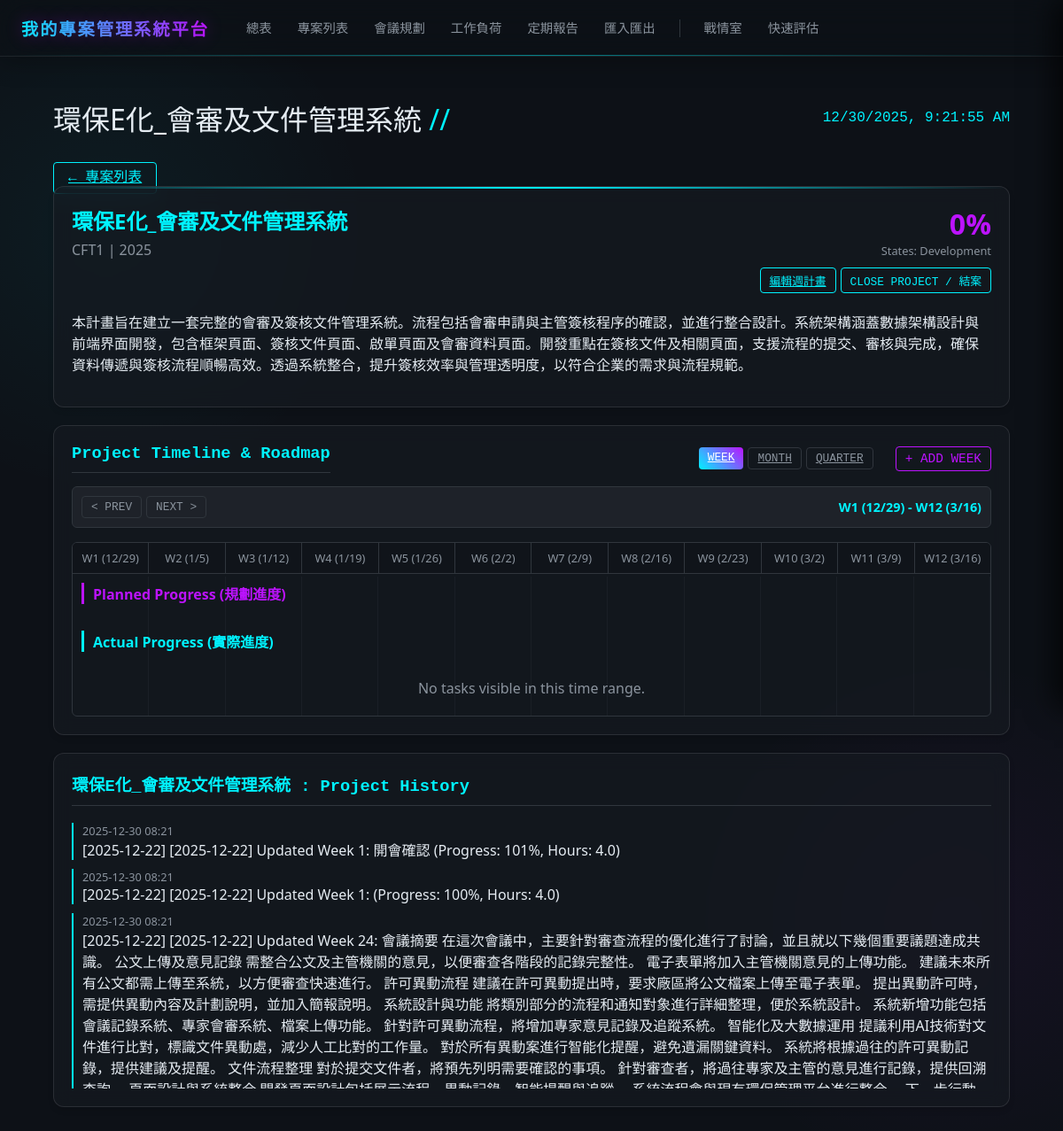
/projects/7, run on the app's committed database.
### app/models.py (models this page shows)
class Project(Base):
    __tablename__ = "projects"
    id = Column(Integer, primary_key=True, index=True)
    name = Column(String, index=True)
    cft_unit = Column(String, index=True)  # Which CFT requested it
    request_unit = Column(String, nullable=True) # Demand Contact Unit
    year = Column(Integer, index=True)
    duration_weeks = Column(Integer, default=12) # New field
    status = Column(String, default="Planning") # Planning, Development, Testing, Complete
    progress = Column(Integer, default=0) # 0-100
    description = Column(Text, nullable=True)
    start_date = Column(Date, nullable=True)
    end_date = Column(Date, nullable=True) # Original planned end date?
    predicted_end_date = Column(Date, nullable=True) # New user requested field
    closure_date = Column(Date, nullable=True) # Date moved to maintenance
    kickoff_date = Column(Date, nullable=True)
    meeting_day = Column(String, nullable=True) # Mon, Tue, Wed, Thu, Fri
    meeting_time = Column(String, nullable=True) # HH:MM
    lead_engineer_id = Column(Integer, ForeignKey("engineers.id"), nullable=True)
    lead_engineer = relationship("Engineer", back_populates="projects")
    updates = relationship("ProjectUpdate", back_populates="project", cascade="all, delete-orphan")
    weekly_progress = relationship("WeeklyProgress", back_populates="project", cascade="all, delete-orphan")
    logs = relationship("ProjectLog", back_populates="project", order_by="desc(ProjectLog.created_at)", cascade="all, delete-orphan")
    maintenance_logs = relationship("MaintenanceLog", back_populates="project", order_by="desc(MaintenanceLog.log_date)", cascade="all, delete-orphan")
    sprints = relationship("Sprint", back_populates="project", cascade="all, delete-orphan")
    tasks = relationship("Task", back_populates="project", cascade="all, delete-orphan")

class ProjectLog(Base):
    __tablename__ = "project_logs"
    id = Column(Integer, primary_key=True, index=True)
    project_id = Column(Integer, ForeignKey("projects.id"))
    content = Column(String)
    created_at = Column(DateTime(timezone=True), server_default=func.now())
    project = relationship("Project", back_populates="logs")

### app/main.py (the view)
@app.get("/projects/{project_id}", response_class=HTMLResponse)
async def project_detail(request: Request, project_id: int, view_mode: str = "week", focus_date: str = None, db: Session = Depends(get_db)):
    from app.utils import calculate_timeline, calculate_grid_position, get_iso_week_start
    from datetime import date, datetime, timedelta
    project = db.query(models.Project).filter(models.Project.id == project_id).first()
    if not project:
        return HTMLResponse("Project not found", status_code=404)
    if focus_date:
        try:
            f_date = datetime.strptime(focus_date, "%Y-%m-%d").date()
        except:
            f_date = date.today()
    else:
        f_date = date.today()
    timeline = calculate_timeline(view_mode, f_date)
    weekly_data = db.query(models.WeeklyProgress).filter(models.WeeklyProgress.project_id == project_id).order_by(models.WeeklyProgress.week_number).all()
    gantt_bars = []
    current_bar = None
    for w in weekly_data:
        pyear = project.year or f_date.year
        jan4 = date(pyear, 1, 4)
        start_of_year = jan4 - timedelta(days=jan4.weekday()) # Monday of Week 1
        week_start = start_of_year + timedelta(weeks=w.week_number - 1)
        week_end = week_start + timedelta(days=6)
        desc = w.planned_description
        if current_bar and current_bar['name'] == desc and (week_start - current_bar['end']).days <= 7:
            current_bar['end'] = week_end
            current_bar['weeks'].append(w)
        else:
            if current_bar:
                gantt_bars.append(current_bar)
            current_bar = {
                "name": desc,
                "start": week_start,
                "end": week_end,
                "weeks": [w],
                "status": "Planned" # Could derive from actual vs planned
            }
    if current_bar:
        gantt_bars.append(current_bar)
    final_bars = []
    for bar in gantt_bars:
        start_idx, span = calculate_grid_position(bar['start'], bar['end'], timeline['start_date'], view_mode)
        end_idx = start_idx + span - 1
        if end_idx >= 1 and start_idx <= timeline['total_units']:
            visible_start = max(1, start_idx)
            bar['grid_start'] = start_idx
            bar['grid_span'] = span
            bar['actuals'] = []
            for w in bar['weeks']:
                pyear = project.year or f_date.year
                jan4 = date(pyear, 1, 4)
                start_of_year = jan4 - timedelta(days=jan4.weekday())
                w_start = start_of_year + timedelta(weeks=w.week_number - 1)
                w_end = w_start + timedelta(days=6)
                a_start, a_span = calculate_grid_position(w_start, w_end, timeline['start_date'], view_mode)
                if a_start is not None:
                    a_end_idx = a_start + a_span - 1
                    if a_end_idx >= 1 and a_start <= timeline['total_units']:
                        bar['actuals'].append({
                            'grid_start': a_start,
                            'grid_span': a_span,
                            'progress': w.actual_progress,
                            'description': w.actual_description,
                            'week': w.week_number,
                            'year': w.year,
                            'actual_hours': w.actual_hours,
                            'planned_progress': w.planned_progress,
                            'planned_description': w.planned_description,
                            'has_content': bool(w.actual_description or w.actual_progress > 0)
                        })
            final_bars.append(bar)
    safe_weekly_data = []
    for w in weekly_data:
        d = w.__dict__.copy()
        if "_sa_instance_state" in d: del d["_sa_instance_state"]
        for k, v in d.items():
            if isinstance(v, (date, datetime)):
                d[k] = str(v)
        safe_weekly_data.append(d)
    return templates.TemplateResponse("project_detail.html", {
        "request": request,
        "page_title": project.name,
        "project": project,
        "weekly_data": safe_weekly_data,
        "gantt": {
            "view_mode": view_mode,
            "focus_date": f_date,
            "next_date": (f_date + timedelta(days=30)).isoformat(), # Rough jump, frontend can do better logic
            "prev_date": (f_date - timedelta(days=30)).isoformat(),
            "headers": timeline['headers'],
            "grid_template": timeline['grid_template'],
            "bars": final_bars
        }
    })

### templates/project_detail.html (shortened to what this page needs)
{% extends "base.html" %}
{% block content %}
<a href="/cft_projects" class="btn" style="margin-bottom: 20px;">← 專案列表</a>
<div class="card tech-border">
    <div style="display: flex; justify-content: space-between; align-items: start;">
        <div>
            <h2 style="margin: 0; color: var(--accent-cyan);">{{ project.name }}</h2>
            <div style="color: var(--text-secondary); margin-top: 5px;">{{ project.cft_unit }} | {{ project.year }}
            </div>
        </div>
        <div style="text-align: right;">
            <div style="font-size: 2em; font-weight: bold; color: var(--accent-purple);">{{ project.progress }}%</div>
            <div style="font-size: 0.8em; color: var(--text-secondary);">States: <span id="projectStatus">{{
                    project.status }}</span></div>
            {% if project.status != 'Maintenance' and project.status != 'Deployed' %}
            <div style="display: flex; gap: 5px; justify-content: flex-end; margin-top: 10px;">
                <a href="/projects/{{ project.id }}/planning" class="btn"
                    style="display: inline-block; padding: 4px 10px; font-size: 0.8em;">編輯週計畫</a>
                <button onclick="openCloseModal()" class="btn"
                    style="padding: 4px 10px; font-size: 0.8em; color: var(--accent-cyan); border-color: var(--accent-cyan);">Close
                    Project / 結案</button>
            </div>
            {% else %}
            <div style="margin-top: 10px; font-size: 0.9em; color: var(--text-secondary);">
                {% if project.closure_date %}Closed: {{ project.closure_date }}{% endif %}
            </div>
            {% endif %}
        </div>
    </div>
    <p style="margin-top: 20px; color: var(--text-primary);">{{ project.description or 'No description provided.' }}</p>
</div>
<div class="card" style="margin-bottom: 20px;">
    <div style="display: flex; justify-content: space-between; align-items: center; margin-bottom: 15px;">
        <h3 style="margin: 0;">Project Timeline & Roadmap</h3>
        <div style="display: flex; gap: 10px; align-items: center;">
            <div class="btn-group" style="margin-right: 15px;">
                <a href="?view_mode=week&focus_date={{ gantt.focus_date }}"
                    class="btn btn-sm {{ 'btn-primary' if gantt.view_mode == 'week' else 'btn-outline-secondary' }}">Week</a>
                <a href="?view_mode=month&focus_date={{ gantt.focus_date }}"
                    class="btn btn-sm {{ 'btn-primary' if gantt.view_mode == 'month' else 'btn-outline-secondary' }}">Month</a>
                <a href="?view_mode=quarter&focus_date={{ gantt.focus_date }}"
                    class="btn btn-sm {{ 'btn-primary' if gantt.view_mode == 'quarter' else 'btn-outline-secondary' }}">Quarter</a>
            </div>
            <button class="btn"
                style="border: 1px solid var(--accent-purple); color: var(--accent-purple); font-size: 0.9em; padding: 5px 10px;"
                onclick="addNextWeek()">+ Add Week</button>
        </div>
    </div>
    {% include "projects/gantt.html" %}
</div>
<div class="card" style="margin-top: 20px;">
    <h3>{{ project.name }} : Project History</h3>
    <div style="max-height: 300px; overflow-y: auto; display: flex; flex-direction: column; gap: 10px;">
        {% for log in project.logs %}
        <div style="border-left: 2px solid var(--accent-cyan); padding-left: 10px;">
            <div style="font-size: 0.8em; color: var(--text-secondary);">{{ log.created_at.strftime('%Y-%m-%d
                %H:%M') }}
            </div>
            <div style="color: var(--text-primary);">{{ log.content }}</div>
        </div>
        {% endfor %}
    </div>
</div>
{% endblock %}

### templates/base.html (shortened to what this page needs)
<!DOCTYPE html>
<html lang="en">
<head>
    <link rel="stylesheet" href="/static/css/style.css">
</head>
<body>
    <header class="top-nav">
        <div class="nav-left">
            <div class="brand">我的專案管理系統平台</div>
            <nav style="display: flex; align-items: center; gap: 5px;">
                <a href="/" class="nav-link {% if page_title == 'Dashboard' %}active{% endif %}">總表</a>
                <a href="/cft_projects" class="nav-link {% if page_title == '專案列表' %}active{% endif %}">專案列表</a>
                <a href="/meetings" class="nav-link {% if page_title == '會議規劃及紀錄' %}active{% endif %}">會議規劃</a>
                <a href="/workload"
                    class="nav-link {% if page_title == 'Engineer Workload' %}active{% endif %}">工作負荷</a>
                <a href="/reports" class="nav-link {% if page_title == '定期報告' %}active{% endif %}">定期報告</a>
                <a href="/import_export" class="nav-link {% if page_title == '匯入匯出' %}active{% endif %}">匯入匯出</a>
                <a href="/pm/dashboard" class="nav-link {% if page_title == '專案戰情室' %}active{% endif %}">戰情室</a>
                <a href="/pm/assessment" class="nav-link {% if page_title == '專案進度評估表' %}active{% endif %}">快速評估</a>
            </nav>
        </div>
    </header>
    <div class="app-container">
        <main class="main-content">
            <header style="display: flex; justify-content: space-between; align-items: center; margin-bottom: 30px;">
                <h1 style="margin: 0; font-weight: 300;">{{ page_title }} <span
                        style="color: var(--accent-cyan)">//</span></h1>
                <div id="clock" style="font-family: 'Courier New'; color: var(--accent-cyan);"></div>
            </header>
            {% block content %}{% endblock %}
        </main>
    </div>
</body>
</html>

### static/css/style.css (style rules this page uses)
:root { --bg-color: #0d1117; --card-bg: rgba(22, 27, 34, 0.7); --text-primary: #e6edf3; --text-secondary: #8b949e; --accent-cyan: #00f3ff; --accent-purple: #bc13fe; --accent-pink: #f72585; --status-green: #39FF14; --status-red: #FF3131; --status-purple: #BF00FF; --border-color: #30363d; --glass-border: 1px solid rgba(255, 255, 255, 0.1); }
* { box-sizing: border-box; }
body { background-color: var(--bg-color); color: var(--text-primary); font-family: 'Segoe UI', Roboto, Helvetica, Arial, sans-serif; margin: 0; padding: 0; overflow-x: hidden; background-image: radial-gradient(circle at 10% 20%, rgba(0, 243, 255, 0.05) 0%, transparent 20%), radial-gradient(circle at 90% 80%, rgba(188, 19, 254, 0.05) 0%, transparent 20%); }
.btn-group { display: flex; gap: 5px; }
.app-container { display: flex; flex-direction: column; min-height: 100vh; }
.top-nav { position: fixed; top: 0; left: 0; width: 100%; height: 64px; background: rgba(13, 17, 23, 0.6); backdrop-filter: blur(20px); border-bottom: 1px solid rgba(255, 255, 255, 0.08); box-shadow: 0 4px 30px rgba(0, 0, 0, 0.3); padding: 0 24px; display: flex; align-items: center; justify-content: space-between; z-index: 2000; }
.top-nav::after { content: ''; position: absolute; bottom: 0; left: 0; width: 100%; height: 1px; background: linear-gradient(90deg, transparent, var(--accent-cyan), transparent); opacity: 0.5; }
.nav-left { display: flex; align-items: center; gap: 30px; }
.brand { font-size: 1.2em; font-weight: bold; color: var(--text-primary); text-transform: uppercase; letter-spacing: 2px; background: linear-gradient(90deg, var(--accent-cyan), var(--accent-purple)); -webkit-background-clip: text; -webkit-text-fill-color: transparent; margin: 0; text-shadow: 0 0 20px rgba(188, 19, 254, 0.3); }
.main-content { flex: 1; padding: 30px; overflow-y: auto; width: 100%; max-width: 95%; margin: 80px auto 0 auto; }
.nav-link { display: inline-block; padding: 8px 12px; color: var(--text-secondary); text-decoration: none; border-radius: 6px; transition: all 0.3s ease; font-size: 0.9rem; border-bottom: 2px solid transparent; white-space: nowrap; }
.card { background: var(--card-bg); border: var(--glass-border); border-radius: 12px; padding: 20px; backdrop-filter: blur(10px); margin-bottom: 20px; box-shadow: 0 4px 6px rgba(0, 0, 0, 0.1); }
.card h3 { margin-top: 0; color: var(--accent-cyan); border-bottom: 1px solid var(--border-color); padding-bottom: 10px; font-family: 'Courier New', monospace; }
.btn { background: transparent; border: 1px solid var(--accent-cyan); color: var(--accent-cyan); padding: 8px 16px; border-radius: 4px; cursor: pointer; transition: all 0.3s ease; font-family: 'Courier New', monospace; text-transform: uppercase; }
.btn-sm { padding: 4px 10px; font-size: 0.8em; }
.btn-outline-secondary { border: 1px solid var(--border-color); color: var(--text-secondary); }
.btn-primary { background: linear-gradient(45deg, var(--accent-cyan), var(--accent-purple)); border: none; color: white; }
.tech-border { position: relative; overflow: hidden; }
.tech-border::after { content: ''; position: absolute; top: 0; left: 0; width: 100%; height: 2px; background: linear-gradient(90deg, transparent, var(--accent-cyan), transparent); animation: slide 2s infinite; }

### data on the page
Project: name "環保E化_會審及文件管理系統", cft_unit "CFT1", year "2025", progress "0", status "Development", description "本計畫旨在建立一套完整的會審及簽核文件管理系統。流程包括會審申請與主管簽核程序的確認，並進行整合設計。系統架構涵蓋數據架構設計與前端界面開發，包含框架頁面、簽核文件頁面、啟單頁面及會審資料頁面。開發重點在簽核文件及相關頁面，支援流程的提交、審核與完成，確保資料傳遞與簽核流程順暢高效。透過系統整合，提升簽核效率與管理透明度，以符合企業的需求與流程規範。"
ProjectLog: created_at "2025-12-30 08:21", content "[2025-12-22] [2025-12-22] Updated Week 1: 開會確認 (Progress: 101%, Hours: 4.0)"
ProjectLog: created_at "2025-12-30 08:21", content "[2025-12-22] [2025-12-22] Updated Week 1: (Progress: 100%, Hours: 4.0)"
ProjectLog: created_at "2025-12-30 08:21", content "[2025-12-22] [2025-12-22] Updated Week 24: 會議摘要 在這次會議中，主要針對審查流程的優化進行了討論，並且就以下幾個重要議題達成共識。 公文上傳及意見記錄 需整合公文及主管機關的意見，以便審查各階段的記錄完整性。 電子表單將加入主管機關意見的上傳功能。 建議未來所有公文都需上傳至系統，以方便審查快速進行。 許可異動流程 建議在許可異動提出時，要求廠區將公文檔案上傳至電子表單。 提出異動許可時，需提供異動內容及計劃說明，並加入簡報說明。 系統設計與功能 將類別部分的流程和通知對象進行詳細整理，便於系統設計。 系統新增功能包括會議記錄系統、專家會審系統、檔案上傳功能。 針對許可異動流程，將增加專家意見記錄及追蹤系統。 智能化及大數據運用 提議利用AI技術對文件進行比對，標識文件異動處，減少人工比對的工作量。 對於所有異動案進行智能化提醒，避免遺漏關鍵資料。 系統將根據過往的許可異動記錄，提供建議及提醒。 文件流程整理 對於提交文件者，將預先列明需要確認的事項。…"

### other printed values
{{ gantt.headers[0].label }} "W1 (12/29)"
{{ gantt.headers[-1].label }} "W12 (3/16)"
{{ h.label }} "W1 (12/29)" "W2 (1/5)" "W3 (1/12)" "W4 (1/19)" "W5 (1/26)" "W6 (2/2)" "W7 (2/9)" "W8 (2/16)" "W9 (2/23)" "W10 (3/2)" "W11 (3/9)" "W12 (3/16)"
